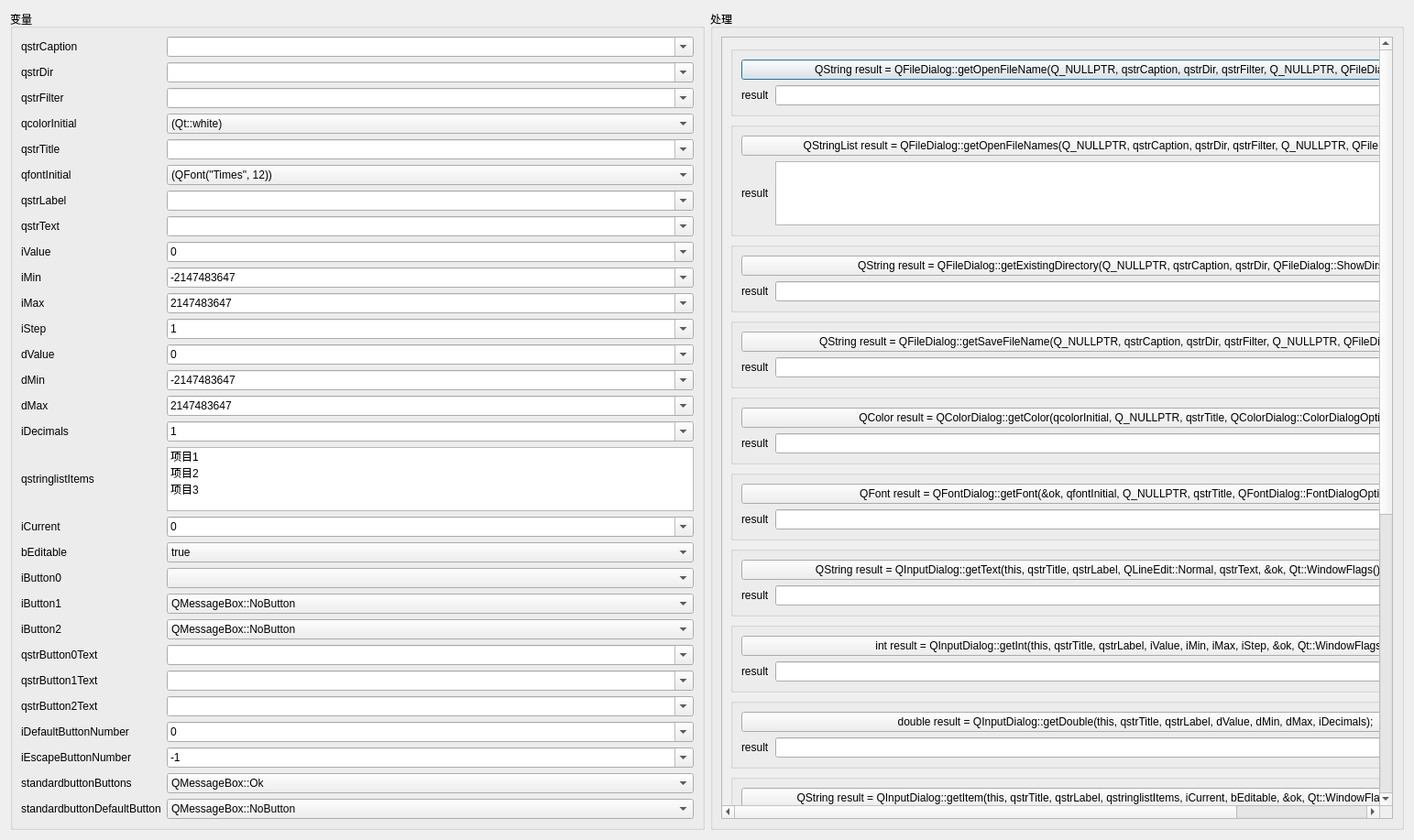
<?xml version="1.0" encoding="UTF-8"?>
<ui version="4.0">
 <class>dlg_qdialog_derived_class</class>
 <widget class="QDialog" name="dlg_qdialog_derived_class">
  <property name="geometry">
   <rect>
    <x>0</x>
    <y>0</y>
    <width>1543</width>
    <height>783</height>
   </rect>
  </property>
  <property name="windowTitle">
   <string>Dialog</string>
  </property>
  <layout class="QHBoxLayout" name="horizontalLayout">
   <item>
    <widget class="QGroupBox" name="groupBox">
     <property name="title">
      <string>变量</string>
     </property>
     <layout class="QGridLayout" name="gridLayout">
      <item row="0" column="0">
       <widget class="QLabel" name="label_2">
        <property name="text">
         <string>qstrCaption</string>
        </property>
       </widget>
      </item>
      <item row="7" column="0">
       <widget class="QLabel" name="label_9">
        <property name="text">
         <string>qstrText</string>
        </property>
       </widget>
      </item>
      <item row="6" column="1">
       <widget class="QComboBox" name="cbLabel">
        <property name="editable">
         <bool>true</bool>
        </property>
        <item>
         <property name="text">
          <string/>
         </property>
        </item>
       </widget>
      </item>
      <item row="0" column="1">
       <widget class="QComboBox" name="cbCaption">
        <property name="editable">
         <bool>true</bool>
        </property>
        <item>
         <property name="text">
          <string/>
         </property>
        </item>
        <item>
         <property name="text">
          <string>选择一个文件</string>
         </property>
        </item>
       </widget>
      </item>
      <item row="1" column="1">
       <widget class="QComboBox" name="cbDir">
        <property name="editable">
         <bool>true</bool>
        </property>
        <item>
         <property name="text">
          <string/>
         </property>
        </item>
        <item>
         <property name="text">
          <string>(QDir::currentPath())</string>
         </property>
        </item>
       </widget>
      </item>
      <item row="1" column="0">
       <widget class="QLabel" name="label_3">
        <property name="text">
         <string>qstrDir</string>
        </property>
       </widget>
      </item>
      <item row="3" column="1">
       <widget class="QComboBox" name="cbColorInitial">
        <property name="editable">
         <bool>false</bool>
        </property>
        <item>
         <property name="text">
          <string>(Qt::white)</string>
         </property>
        </item>
       </widget>
      </item>
      <item row="3" column="0">
       <widget class="QLabel" name="label_5">
        <property name="text">
         <string>qcolorInitial</string>
        </property>
       </widget>
      </item>
      <item row="5" column="0">
       <widget class="QLabel" name="label_7">
        <property name="text">
         <string>qfontInitial</string>
        </property>
       </widget>
      </item>
      <item row="2" column="0">
       <widget class="QLabel" name="label_4">
        <property name="text">
         <string>qstrFilter</string>
        </property>
       </widget>
      </item>
      <item row="5" column="1">
       <widget class="QComboBox" name="cbFontInitial">
        <item>
         <property name="text">
          <string>(QFont(&quot;Times&quot;, 12))</string>
         </property>
        </item>
       </widget>
      </item>
      <item row="2" column="1">
       <widget class="QComboBox" name="cbFilter">
        <property name="editable">
         <bool>true</bool>
        </property>
        <item>
         <property name="text">
          <string/>
         </property>
        </item>
        <item>
         <property name="text">
          <string>文本文件(*.txt);;图片文件(*jpg *.gif);;所有文件(*.*)</string>
         </property>
        </item>
       </widget>
      </item>
      <item row="4" column="0">
       <widget class="QLabel" name="label_6">
        <property name="text">
         <string>qstrTitle</string>
        </property>
       </widget>
      </item>
      <item row="11" column="0">
       <widget class="QLabel" name="label_19">
        <property name="text">
         <string>iStep</string>
        </property>
       </widget>
      </item>
      <item row="4" column="1">
       <widget class="QComboBox" name="cbTitle">
        <property name="editable">
         <bool>true</bool>
        </property>
        <item>
         <property name="text">
          <string/>
         </property>
        </item>
       </widget>
      </item>
      <item row="6" column="0">
       <widget class="QLabel" name="label_8">
        <property name="text">
         <string>qstrLabel</string>
        </property>
       </widget>
      </item>
      <item row="10" column="1">
       <widget class="QComboBox" name="cbMax">
        <property name="editable">
         <bool>true</bool>
        </property>
        <item>
         <property name="text">
          <string>2147483647</string>
         </property>
        </item>
       </widget>
      </item>
      <item row="9" column="1">
       <widget class="QComboBox" name="cbMin">
        <property name="editable">
         <bool>true</bool>
        </property>
        <item>
         <property name="text">
          <string>-2147483647</string>
         </property>
        </item>
       </widget>
      </item>
      <item row="17" column="0">
       <widget class="QLabel" name="label_28">
        <property name="text">
         <string>iCurrent</string>
        </property>
       </widget>
      </item>
      <item row="11" column="1">
       <widget class="QComboBox" name="cbStep">
        <property name="editable">
         <bool>true</bool>
        </property>
        <item>
         <property name="text">
          <string>1</string>
         </property>
        </item>
       </widget>
      </item>
      <item row="12" column="0">
       <widget class="QLabel" name="label_22">
        <property name="text">
         <string>dValue</string>
        </property>
       </widget>
      </item>
      <item row="13" column="0">
       <widget class="QLabel" name="label_23">
        <property name="text">
         <string>dMin</string>
        </property>
       </widget>
      </item>
      <item row="12" column="1">
       <widget class="QComboBox" name="cbDoubleValue">
        <property name="editable">
         <bool>true</bool>
        </property>
        <item>
         <property name="text">
          <string>0</string>
         </property>
        </item>
       </widget>
      </item>
      <item row="15" column="0">
       <widget class="QLabel" name="label_25">
        <property name="text">
         <string>iDecimals</string>
        </property>
       </widget>
      </item>
      <item row="14" column="0">
       <widget class="QLabel" name="label_24">
        <property name="text">
         <string>dMax</string>
        </property>
       </widget>
      </item>
      <item row="13" column="1">
       <widget class="QComboBox" name="cbDoubleMin">
        <property name="editable">
         <bool>true</bool>
        </property>
        <item>
         <property name="text">
          <string>-2147483647</string>
         </property>
        </item>
       </widget>
      </item>
      <item row="14" column="1">
       <widget class="QComboBox" name="cbDoubleMax">
        <property name="editable">
         <bool>true</bool>
        </property>
        <item>
         <property name="text">
          <string>2147483647</string>
         </property>
        </item>
       </widget>
      </item>
      <item row="19" column="0">
       <widget class="QLabel" name="label_31">
        <property name="text">
         <string>iButton0</string>
        </property>
       </widget>
      </item>
      <item row="21" column="0">
       <widget class="QLabel" name="label_33">
        <property name="text">
         <string>iButton2</string>
        </property>
       </widget>
      </item>
      <item row="15" column="1">
       <widget class="QComboBox" name="cbDecimals">
        <property name="editable">
         <bool>true</bool>
        </property>
        <item>
         <property name="text">
          <string>1</string>
         </property>
        </item>
       </widget>
      </item>
      <item row="20" column="0">
       <widget class="QLabel" name="label_32">
        <property name="text">
         <string>iButton1</string>
        </property>
       </widget>
      </item>
      <item row="20" column="1">
       <widget class="QComboBox" name="cbButton1">
        <item>
         <property name="text">
          <string>QMessageBox::NoButton</string>
         </property>
        </item>
        <item>
         <property name="text">
          <string>QMessageBox::Ok</string>
         </property>
        </item>
        <item>
         <property name="text">
          <string>QMessageBox::Cancel</string>
         </property>
        </item>
        <item>
         <property name="text">
          <string>QMessageBox::Yes</string>
         </property>
        </item>
        <item>
         <property name="text">
          <string>QMessageBox::No</string>
         </property>
        </item>
        <item>
         <property name="text">
          <string>QMessageBox::Abort</string>
         </property>
        </item>
        <item>
         <property name="text">
          <string>QMessageBox::Retry</string>
         </property>
        </item>
        <item>
         <property name="text">
          <string>QMessageBox::Ignore</string>
         </property>
        </item>
        <item>
         <property name="text">
          <string>QMessageBox::YesAll</string>
         </property>
        </item>
        <item>
         <property name="text">
          <string>QMessageBox::NoAll</string>
         </property>
        </item>
       </widget>
      </item>
      <item row="21" column="1">
       <widget class="QComboBox" name="cbButton2">
        <item>
         <property name="text">
          <string>QMessageBox::NoButton</string>
         </property>
        </item>
        <item>
         <property name="text">
          <string>QMessageBox::Ok</string>
         </property>
        </item>
        <item>
         <property name="text">
          <string>QMessageBox::Cancel</string>
         </property>
        </item>
        <item>
         <property name="text">
          <string>QMessageBox::Yes</string>
         </property>
        </item>
        <item>
         <property name="text">
          <string>QMessageBox::No</string>
         </property>
        </item>
        <item>
         <property name="text">
          <string>QMessageBox::Abort</string>
         </property>
        </item>
        <item>
         <property name="text">
          <string>QMessageBox::Retry</string>
         </property>
        </item>
        <item>
         <property name="text">
          <string>QMessageBox::Ignore</string>
         </property>
        </item>
        <item>
         <property name="text">
          <string>QMessageBox::YesAll</string>
         </property>
        </item>
        <item>
         <property name="text">
          <string>QMessageBox::NoAll</string>
         </property>
        </item>
       </widget>
      </item>
      <item row="19" column="1">
       <widget class="QComboBox" name="cbButton0">
        <item>
         <property name="text">
          <string/>
         </property>
        </item>
        <item>
         <property name="text">
          <string>QMessageBox::Ok</string>
         </property>
        </item>
        <item>
         <property name="text">
          <string>QMessageBox::NoButton</string>
         </property>
        </item>
        <item>
         <property name="text">
          <string>QMessageBox::Cancel</string>
         </property>
        </item>
        <item>
         <property name="text">
          <string>QMessageBox::Yes</string>
         </property>
        </item>
        <item>
         <property name="text">
          <string>QMessageBox::No</string>
         </property>
        </item>
        <item>
         <property name="text">
          <string>QMessageBox::Abort</string>
         </property>
        </item>
        <item>
         <property name="text">
          <string>QMessageBox::Retry</string>
         </property>
        </item>
        <item>
         <property name="text">
          <string>QMessageBox::Ignore</string>
         </property>
        </item>
        <item>
         <property name="text">
          <string>QMessageBox::YesAll</string>
         </property>
        </item>
        <item>
         <property name="text">
          <string>QMessageBox::NoAll</string>
         </property>
        </item>
       </widget>
      </item>
      <item row="23" column="1">
       <widget class="QComboBox" name="cbButton1Text">
        <property name="editable">
         <bool>true</bool>
        </property>
        <item>
         <property name="text">
          <string/>
         </property>
        </item>
       </widget>
      </item>
      <item row="25" column="0">
       <widget class="QLabel" name="label_39">
        <property name="text">
         <string>iDefaultButtonNumber</string>
        </property>
       </widget>
      </item>
      <item row="22" column="0">
       <widget class="QLabel" name="label_36">
        <property name="text">
         <string>qstrButton0Text</string>
        </property>
       </widget>
      </item>
      <item row="23" column="0">
       <widget class="QLabel" name="label_37">
        <property name="text">
         <string>qstrButton1Text</string>
        </property>
       </widget>
      </item>
      <item row="24" column="0">
       <widget class="QLabel" name="label_38">
        <property name="text">
         <string>qstrButton2Text</string>
        </property>
       </widget>
      </item>
      <item row="26" column="0">
       <widget class="QLabel" name="label_40">
        <property name="text">
         <string>iEscapeButtonNumber</string>
        </property>
       </widget>
      </item>
      <item row="22" column="1">
       <widget class="QComboBox" name="cbButton0Text">
        <property name="editable">
         <bool>true</bool>
        </property>
       </widget>
      </item>
      <item row="25" column="1">
       <widget class="QComboBox" name="cbDefaultButtonNumber">
        <property name="editable">
         <bool>true</bool>
        </property>
        <item>
         <property name="text">
          <string>0</string>
         </property>
        </item>
       </widget>
      </item>
      <item row="24" column="1">
       <widget class="QComboBox" name="cbButton2Text">
        <property name="editable">
         <bool>true</bool>
        </property>
        <item>
         <property name="text">
          <string/>
         </property>
        </item>
       </widget>
      </item>
      <item row="27" column="0">
       <widget class="QLabel" name="label_41">
        <property name="text">
         <string>standardbuttonButtons</string>
        </property>
       </widget>
      </item>
      <item row="28" column="0">
       <widget class="QLabel" name="label_42">
        <property name="text">
         <string>standardbuttonDefaultButton</string>
        </property>
       </widget>
      </item>
      <item row="10" column="0">
       <widget class="QLabel" name="label_18">
        <property name="text">
         <string>iMax</string>
        </property>
       </widget>
      </item>
      <item row="9" column="0">
       <widget class="QLabel" name="label_17">
        <property name="text">
         <string>iMin</string>
        </property>
       </widget>
      </item>
      <item row="8" column="0">
       <widget class="QLabel" name="label_10">
        <property name="text">
         <string>iValue</string>
        </property>
       </widget>
      </item>
      <item row="17" column="1">
       <widget class="QComboBox" name="cbCurrent">
        <property name="editable">
         <bool>true</bool>
        </property>
        <item>
         <property name="text">
          <string>0</string>
         </property>
        </item>
       </widget>
      </item>
      <item row="7" column="1">
       <widget class="QComboBox" name="cbText">
        <property name="editable">
         <bool>true</bool>
        </property>
        <item>
         <property name="text">
          <string/>
         </property>
        </item>
       </widget>
      </item>
      <item row="8" column="1">
       <widget class="QComboBox" name="cbValue">
        <property name="editable">
         <bool>true</bool>
        </property>
        <item>
         <property name="text">
          <string>0</string>
         </property>
        </item>
       </widget>
      </item>
      <item row="16" column="1">
       <widget class="QListWidget" name="lwItems">
        <item>
         <property name="text">
          <string>项目1</string>
         </property>
        </item>
        <item>
         <property name="text">
          <string>项目2</string>
         </property>
        </item>
        <item>
         <property name="text">
          <string>项目3</string>
         </property>
        </item>
       </widget>
      </item>
      <item row="16" column="0">
       <widget class="QLabel" name="label_27">
        <property name="text">
         <string>qstringlistItems</string>
        </property>
       </widget>
      </item>
      <item row="18" column="0">
       <widget class="QLabel" name="label_29">
        <property name="text">
         <string>bEditable</string>
        </property>
       </widget>
      </item>
      <item row="18" column="1">
       <widget class="QComboBox" name="cbEditable">
        <item>
         <property name="text">
          <string>true</string>
         </property>
        </item>
        <item>
         <property name="text">
          <string>false</string>
         </property>
        </item>
       </widget>
      </item>
      <item row="26" column="1">
       <widget class="QComboBox" name="cbEscapeButtonNumber">
        <property name="editable">
         <bool>true</bool>
        </property>
        <item>
         <property name="text">
          <string>-1</string>
         </property>
        </item>
       </widget>
      </item>
      <item row="27" column="1">
       <widget class="QComboBox" name="cbButtons">
        <item>
         <property name="text">
          <string>QMessageBox::Ok</string>
         </property>
        </item>
        <item>
         <property name="text">
          <string>QMessageBox::Ok | QMessageBox::Cancel</string>
         </property>
        </item>
        <item>
         <property name="text">
          <string>QMessageBox::Yes | QMessageBox::No</string>
         </property>
        </item>
        <item>
         <property name="text">
          <string>QMessageBox::Yes | QMessageBox::No | QMessageBox::Cancel</string>
         </property>
        </item>
       </widget>
      </item>
      <item row="28" column="1">
       <widget class="QComboBox" name="cbDefaultButton">
        <item>
         <property name="text">
          <string>QMessageBox::NoButton</string>
         </property>
        </item>
        <item>
         <property name="text">
          <string>QMessageBox::Ok</string>
         </property>
        </item>
        <item>
         <property name="text">
          <string>QMessageBox::Save</string>
         </property>
        </item>
        <item>
         <property name="text">
          <string>QMessageBox::SaveAll</string>
         </property>
        </item>
        <item>
         <property name="text">
          <string>QMessageBox::Open</string>
         </property>
        </item>
        <item>
         <property name="text">
          <string>QMessageBox::Yes</string>
         </property>
        </item>
        <item>
         <property name="text">
          <string>QMessageBox::YesToAll</string>
         </property>
        </item>
        <item>
         <property name="text">
          <string>QMessageBox::No</string>
         </property>
        </item>
        <item>
         <property name="text">
          <string>QMessageBox::NoToAll</string>
         </property>
        </item>
        <item>
         <property name="text">
          <string>QMessageBox::Abort</string>
         </property>
        </item>
        <item>
         <property name="text">
          <string>QMessageBox::Retry</string>
         </property>
        </item>
        <item>
         <property name="text">
          <string>QMessageBox::Ignore</string>
         </property>
        </item>
        <item>
         <property name="text">
          <string>QMessageBox::Close</string>
         </property>
        </item>
        <item>
         <property name="text">
          <string>QMessageBox::Cancel</string>
         </property>
        </item>
        <item>
         <property name="text">
          <string>QMessageBox::Discard</string>
         </property>
        </item>
        <item>
         <property name="text">
          <string>QMessageBox::Help</string>
         </property>
        </item>
        <item>
         <property name="text">
          <string>QMessageBox::Apply</string>
         </property>
        </item>
        <item>
         <property name="text">
          <string>QMessageBox::Reset</string>
         </property>
        </item>
        <item>
         <property name="text">
          <string>QMessageBox::RestoreDefaults</string>
         </property>
        </item>
       </widget>
      </item>
     </layout>
    </widget>
   </item>
   <item>
    <widget class="QGroupBox" name="groupBox_2">
     <property name="title">
      <string>处理</string>
     </property>
     <layout class="QVBoxLayout" name="verticalLayout_2">
      <item>
       <widget class="QScrollArea" name="scrollArea">
        <property name="widgetResizable">
         <bool>true</bool>
        </property>
        <widget class="QWidget" name="scrollAreaWidgetContents">
         <property name="geometry">
          <rect>
           <x>0</x>
           <y>0</y>
           <width>1004</width>
           <height>1491</height>
          </rect>
         </property>
         <layout class="QVBoxLayout" name="verticalLayout">
          <item>
           <widget class="QGroupBox" name="groupBox_3">
            <property name="title">
             <string/>
            </property>
            <layout class="QGridLayout" name="gridLayout_2">
             <item row="0" column="0" colspan="2">
              <widget class="QPushButton" name="pbGetOpenFileName">
               <property name="text">
                <string>QString result = QFileDialog::getOpenFileName(Q_NULLPTR, qstrCaption, qstrDir, qstrFilter, Q_NULLPTR, QFileDialog::Options());</string>
               </property>
              </widget>
             </item>
             <item row="1" column="0">
              <widget class="QLabel" name="label">
               <property name="text">
                <string>result</string>
               </property>
              </widget>
             </item>
             <item row="1" column="1">
              <widget class="QLineEdit" name="leGetOpenFileNameResult"/>
             </item>
            </layout>
           </widget>
          </item>
          <item>
           <widget class="QGroupBox" name="groupBox_4">
            <property name="title">
             <string/>
            </property>
            <layout class="QGridLayout" name="gridLayout_3">
             <item row="0" column="0" colspan="2">
              <widget class="QPushButton" name="pbGetOpenFileNames">
               <property name="text">
                <string>QStringList result = QFileDialog::getOpenFileNames(Q_NULLPTR, qstrCaption, qstrDir, qstrFilter, Q_NULLPTR, QFileDialog::Options());</string>
               </property>
              </widget>
             </item>
             <item row="1" column="0">
              <widget class="QLabel" name="label_11">
               <property name="text">
                <string>result</string>
               </property>
              </widget>
             </item>
             <item row="1" column="1">
              <widget class="QListWidget" name="lwGetOpenFileNamesResult"/>
             </item>
            </layout>
           </widget>
          </item>
          <item>
           <widget class="QGroupBox" name="groupBox_5">
            <property name="title">
             <string/>
            </property>
            <layout class="QGridLayout" name="gridLayout_4">
             <item row="0" column="0" colspan="2">
              <widget class="QPushButton" name="pbGetExistingDirectory">
               <property name="text">
                <string>QString result = QFileDialog::getExistingDirectory(Q_NULLPTR, qstrCaption, qstrDir, QFileDialog::ShowDirsOnly);</string>
               </property>
              </widget>
             </item>
             <item row="1" column="0">
              <widget class="QLabel" name="label_12">
               <property name="text">
                <string>result</string>
               </property>
              </widget>
             </item>
             <item row="1" column="1">
              <widget class="QLineEdit" name="leGetExistingDirectoryResult"/>
             </item>
            </layout>
           </widget>
          </item>
          <item>
           <widget class="QGroupBox" name="groupBox_6">
            <property name="title">
             <string/>
            </property>
            <layout class="QGridLayout" name="gridLayout_5">
             <item row="0" column="0" colspan="2">
              <widget class="QPushButton" name="pbGetSaveFileName">
               <property name="text">
                <string>QString result = QFileDialog::getSaveFileName(Q_NULLPTR, qstrCaption, qstrDir, qstrFilter, Q_NULLPTR, QFileDialog::Options);</string>
               </property>
              </widget>
             </item>
             <item row="1" column="0">
              <widget class="QLabel" name="label_13">
               <property name="text">
                <string>result</string>
               </property>
              </widget>
             </item>
             <item row="1" column="1">
              <widget class="QLineEdit" name="leGetSaveFileNameResult"/>
             </item>
            </layout>
           </widget>
          </item>
          <item>
           <widget class="QGroupBox" name="groupBox_7">
            <property name="title">
             <string/>
            </property>
            <layout class="QGridLayout" name="gridLayout_6">
             <item row="0" column="0" colspan="2">
              <widget class="QPushButton" name="pbGetColor">
               <property name="text">
                <string>QColor result = QColorDialog::getColor(qcolorInitial, Q_NULLPTR, qstrTitle, QColorDialog::ColorDialogOptions());</string>
               </property>
              </widget>
             </item>
             <item row="1" column="0">
              <widget class="QLabel" name="label_14">
               <property name="text">
                <string>result</string>
               </property>
              </widget>
             </item>
             <item row="1" column="1">
              <widget class="QLineEdit" name="leGetColorResult"/>
             </item>
            </layout>
           </widget>
          </item>
          <item>
           <widget class="QGroupBox" name="groupBox_8">
            <property name="title">
             <string/>
            </property>
            <layout class="QGridLayout" name="gridLayout_7">
             <item row="0" column="0" colspan="2">
              <widget class="QPushButton" name="pbGetFont">
               <property name="text">
                <string>QFont result = QFontDialog::getFont(&amp;&amp;ok, qfontInitial, Q_NULLPTR, qstrTitle, QFontDialog::FontDialogOptions());</string>
               </property>
              </widget>
             </item>
             <item row="1" column="0">
              <widget class="QLabel" name="label_15">
               <property name="text">
                <string>result</string>
               </property>
              </widget>
             </item>
             <item row="1" column="1">
              <widget class="QLineEdit" name="leGetFontResult"/>
             </item>
            </layout>
           </widget>
          </item>
          <item>
           <widget class="QGroupBox" name="groupBox_9">
            <property name="title">
             <string/>
            </property>
            <layout class="QGridLayout" name="gridLayout_8">
             <item row="0" column="0" colspan="2">
              <widget class="QPushButton" name="pbGetText">
               <property name="text">
                <string>QString result = QInputDialog::getText(this, qstrTitle, qstrLabel, QLineEdit::Normal, qstrText, &amp;&amp;ok, Qt::WindowFlags(), Qt::ImhNone);</string>
               </property>
              </widget>
             </item>
             <item row="1" column="0">
              <widget class="QLabel" name="label_16">
               <property name="text">
                <string>result</string>
               </property>
              </widget>
             </item>
             <item row="1" column="1">
              <widget class="QLineEdit" name="leGetTextResult"/>
             </item>
            </layout>
           </widget>
          </item>
          <item>
           <widget class="QGroupBox" name="groupBox_10">
            <property name="title">
             <string/>
            </property>
            <layout class="QGridLayout" name="gridLayout_9">
             <item row="0" column="0" colspan="2">
              <widget class="QPushButton" name="pbGetInt">
               <property name="text">
                <string>int result = QInputDialog::getInt(this, qstrTitle, qstrLabel, iValue, iMin, iMax, iStep, &amp;&amp;ok, Qt::WindowFlags());</string>
               </property>
              </widget>
             </item>
             <item row="1" column="0">
              <widget class="QLabel" name="label_20">
               <property name="text">
                <string>result</string>
               </property>
              </widget>
             </item>
             <item row="1" column="1">
              <widget class="QLineEdit" name="leGetIntResult"/>
             </item>
            </layout>
           </widget>
          </item>
          <item>
           <widget class="QGroupBox" name="groupBox_11">
            <property name="title">
             <string/>
            </property>
            <layout class="QGridLayout" name="gridLayout_10">
             <item row="0" column="0" colspan="2">
              <widget class="QPushButton" name="pbGetDouble">
               <property name="text">
                <string>double result = QInputDialog::getDouble(this, qstrTitle, qstrLabel, dValue, dMin, dMax, iDecimals);</string>
               </property>
              </widget>
             </item>
             <item row="1" column="0">
              <widget class="QLabel" name="label_21">
               <property name="text">
                <string>result</string>
               </property>
              </widget>
             </item>
             <item row="1" column="1">
              <widget class="QLineEdit" name="leGetDoubleResult"/>
             </item>
            </layout>
           </widget>
          </item>
          <item>
           <widget class="QGroupBox" name="groupBox_12">
            <property name="title">
             <string/>
            </property>
            <layout class="QGridLayout" name="gridLayout_11">
             <item row="0" column="0" colspan="2">
              <widget class="QPushButton" name="pbGetItem">
               <property name="text">
                <string>QString result = QInputDialog::getItem(this, qstrTitle, qstrLabel, qstringlistItems, iCurrent, bEditable, &amp;&amp;ok, Qt::WindowFlags(), Qt::ImhNone);</string>
               </property>
              </widget>
             </item>
             <item row="1" column="0">
              <widget class="QLabel" name="label_26">
               <property name="text">
                <string>result</string>
               </property>
              </widget>
             </item>
             <item row="1" column="1">
              <widget class="QLineEdit" name="leGetItemResult"/>
             </item>
            </layout>
           </widget>
          </item>
          <item>
           <widget class="QGroupBox" name="groupBox_13">
            <property name="title">
             <string/>
            </property>
            <layout class="QGridLayout" name="gridLayout_12">
             <item row="5" column="0">
              <widget class="QLabel" name="label_35">
               <property name="text">
                <string>result</string>
               </property>
              </widget>
             </item>
             <item row="5" column="1">
              <widget class="QLineEdit" name="leInformationStandardButtonResult"/>
             </item>
             <item row="4" column="0" colspan="2">
              <widget class="QPushButton" name="pbInformationStandardButton">
               <property name="text">
                <string>QMessageBox::StandardButton result =  QMessageBox::information(this, qstrTitle, qstrText, standardbuttonButtons, standardbuttonDefaultButton);</string>
               </property>
              </widget>
             </item>
             <item row="2" column="0" colspan="2">
              <widget class="QPushButton" name="pbInformationQString">
               <property name="text">
                <string>int result = QMessageBox::information(this, qstrTitle, qstrText, qstrButton0Text, qstrButton1Text, qstrButton2Text, iDefaultButtonNumber, iEscapeButtonNumber);</string>
               </property>
              </widget>
             </item>
             <item row="3" column="1">
              <widget class="QLineEdit" name="leInformationQStringResult"/>
             </item>
             <item row="3" column="0">
              <widget class="QLabel" name="label_34">
               <property name="text">
                <string>result</string>
               </property>
              </widget>
             </item>
             <item row="0" column="0" colspan="2">
              <widget class="QPushButton" name="pbInformation">
               <property name="text">
                <string>int result = QMessageBox::information(this, qstrTitle, qstrText, iButton0, iButton1, iButton2);</string>
               </property>
              </widget>
             </item>
             <item row="1" column="0">
              <widget class="QLabel" name="label_30">
               <property name="text">
                <string>result</string>
               </property>
              </widget>
             </item>
             <item row="1" column="1">
              <widget class="QLineEdit" name="leInformationResult"/>
             </item>
             <item row="6" column="0" colspan="2">
              <widget class="QLabel" name="label_43">
               <property name="text">
                <string>&lt;html&gt;&lt;head/&gt;&lt;body&gt;&lt;p&gt;同理：&lt;/p&gt;&lt;p&gt;QMessageBox::warning&lt;/p&gt;&lt;p&gt;QMessageBox::critical&lt;/p&gt;&lt;p&gt;QMessageBox::question  注意standardbuttonButtons默认值不是QMessageBox::Ok，而是QMessageBox::Yes | QMessageBox::No&lt;/p&gt;&lt;p&gt;&lt;br/&gt;&lt;/p&gt;&lt;/body&gt;&lt;/html&gt;</string>
               </property>
              </widget>
             </item>
            </layout>
           </widget>
          </item>
          <item>
           <widget class="QGroupBox" name="groupBox_14">
            <property name="title">
             <string/>
            </property>
            <layout class="QGridLayout" name="gridLayout_13">
             <item row="0" column="0">
              <widget class="QPushButton" name="pbAbout">
               <property name="text">
                <string>void QMessage::about(this, qstrTitle, qstrText);</string>
               </property>
              </widget>
             </item>
            </layout>
           </widget>
          </item>
          <item>
           <widget class="QGroupBox" name="groupBox_15">
            <property name="title">
             <string/>
            </property>
            <layout class="QGridLayout" name="gridLayout_14">
             <item row="0" column="0">
              <widget class="QPushButton" name="pbAboutQt">
               <property name="text">
                <string>void QMessageBox::aboutQt(this, qstrTitle);</string>
               </property>
              </widget>
             </item>
            </layout>
           </widget>
          </item>
          <item>
           <spacer name="verticalSpacer">
            <property name="orientation">
             <enum>Qt::Vertical</enum>
            </property>
            <property name="sizeHint" stdset="0">
             <size>
              <width>20</width>
              <height>41</height>
             </size>
            </property>
           </spacer>
          </item>
         </layout>
        </widget>
       </widget>
      </item>
     </layout>
    </widget>
   </item>
  </layout>
 </widget>
 <resources/>
 <connections/>
</ui>
